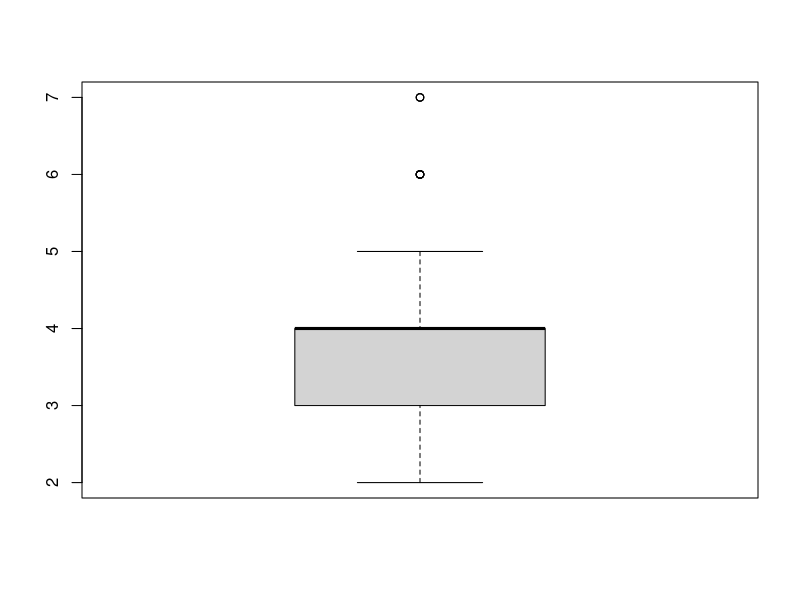
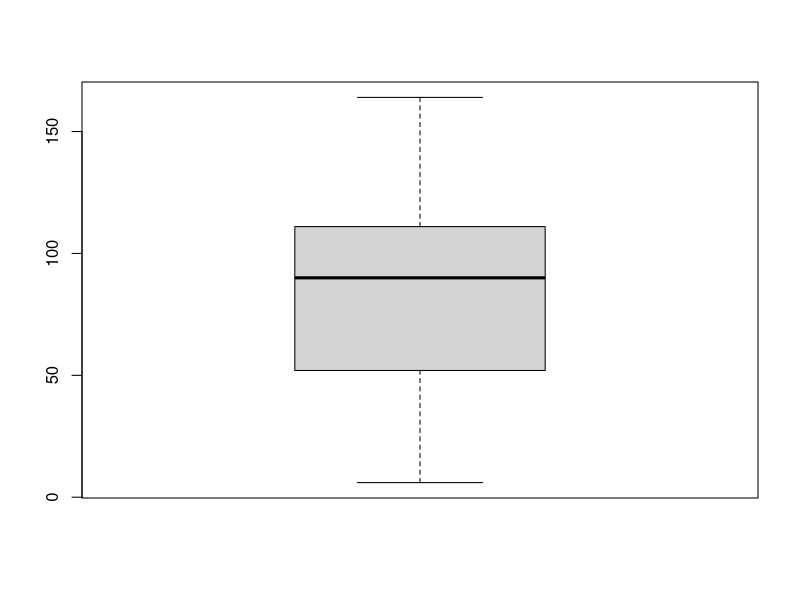
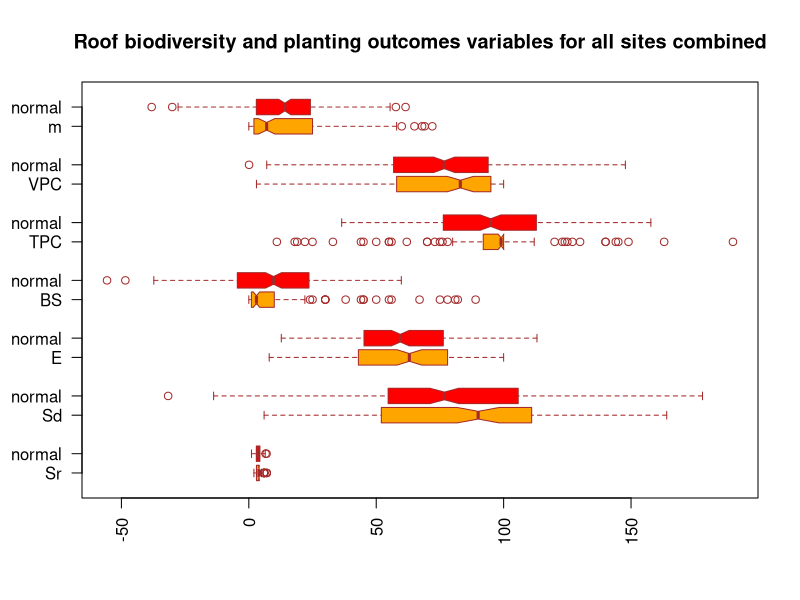

Recreate these plots in R, in order. (Note: this script raises an error after producing the figures.)
codebook <- read.csv("green_roof_plants_codebook.csv")
data <- read.csv("green_roof_plants_data.csv")
data <- data.frame(data)
attach(data)
#Use a table and boxplots to describe the roof biodiversity
#and planting outcomes variables for all sites combined
#(i.e. not grouped by year, climate type, or other variables), 
#considering measures of center and spread.

boxplot(species_richness)
quantile(species_richness, probs = c(0, 0.25, 0.50, 0.75, 1))
boxplot(shannon_diversity)
quantile(shannon_diversity)

#roof biodiversity variables
species_richness_norm <- rnorm(200, mean=mean(species_richness, na.rm = TRUE), sd = sd(species_richness, na.rm = TRUE))
shannon_diversity_norm <- rnorm(200, mean=mean(shannon_diversity, na.rm = TRUE), sd = sd(shannon_diversity, na.rm = TRUE))
evenness_norm <- rnorm(200, mean = mean(evenness, na.rm = TRUE), sd = sd(evenness, na.rm = TRUE))
#planting outcomes variables
bare_substrate_norm <- rnorm(200, mean = mean(bare_substrate, na.rm = TRUE), sd = sd(bare_substrate, na.rm = TRUE))
total_plant_cover_norm <- rnorm(200, mean = mean(total_plant_cover, na.rm = TRUE), sd = sd(total_plant_cover, na.rm = TRUE))
vascular_plant_cover_norm <- rnorm(200, mean = mean(vascular_plant_cover, na.rm = TRUE), sd = sd(vascular_plant_cover, na.rm = TRUE))
moss_norm <- rnorm(200, mean = mean(moss, na.rm = TRUE), sd = sd(moss, na.rm = TRUE))

boxplot(species_richness, species_richness_norm, shannon_diversity, shannon_diversity_norm, evenness, evenness_norm,
        bare_substrate, bare_substrate_norm, total_plant_cover, total_plant_cover_norm, vascular_plant_cover,
        vascular_plant_cover_norm, moss, moss_norm,
        main = "Roof biodiversity and planting outcomes variables for all sites combined", 
        at = c(1,2,4,5,7,8,10,11,13,14,16,17,19,20), 
        names = c("Sr", "normal", "Sd", "normal", "E", "normal", "BS", "normal",
                  "TPC", "normal", "VPC", "normal", "m", "normal"), 
        las = 2,
        col = c("orange", "red"),
        border = "brown",
        horizontal = TRUE,
        notch = TRUE)
legend("topright", c("Species richness(SR)", "Shannon Diversity (SD)", 
                     "Evenness (E)", "Bare Substrate (BS)", 
                     "Total Plant Cover (TPC)", "Vascular plant cover (VPC)", "moss (Moss)"),
                      border = "black", fill = c("orange"),
                      c("Normal"),
                      border = "black",
                      fill = c("red"))
legend("rightbottom", c("Normal, Normal distribution with the same mean and standard deviation"),
       border = "black", fill = c("red"))


#How do measurements of planting outcomes differ between years? 
#Note: due to data collection challenges, the specific plots cannot be assumed to be the same across years.

#In order to compare in one boxplot, i reshape the data and extract data per year per variable

bs_2016 <- bare_substrate[year == 2016] #bs is bare_substrate
bs_2017 <- bare_substrate[year == 2017]
tpc_2016 <- total_plant_cover[year == 2016] #tpc is total plant cover
tpc_2017 <- total_plant_cover[year == 2017]
vpc_2016 <- vascular_plant_cover[year == 2016] #vpc is vascular plant cover
vpc_2017 <- vascular_plant_cover[year == 2017]
moss_2016 <- moss[year == 2016]
moss_2017 <- moss[year == 2017]

boxplot(bs_2016, bs_2017, tpc_2016, tpc_2017, vpc_2016, vpc_2017, moss_2016, moss_2017,
        main = "Planting outcome variables for each year",
        at = c(1,2,4,5,7,8,10,11),
        names = c("BS 2016", "Bs 2017", 
                  "TPC 2016", "TPC 2017",
                  "VPC 2016", "VPC 2017",
                  "Moss 2016", "Moss 2017"),
        xlab = "year",
        col = c("orange", "orange", "red", "red", "blue", "blue", "green", "green"),
        border = "black")
legend("topright", c("Bare Substrate (BS)", "Total Plant Cover (TPC)", 
                     "Vascular plant cover (VPC)", "Moss (Moss)"),
       border = "black",
       fill = c("orange", "red", "blue", "green"))

boxplot(bare_substrate~year,
        data=data,
        main = "bare_substrate for each year",
        xlab = "Year",
        ylab = "Percenßtage of Bare substrate",
        col = "orange",
        border = "brown")

boxplot(bare_substrate~year, total_plant_cover~year, vascular_plant_cover~year, moss~year,
         main = "Planting outcome variables for each year",
         at = c(1,2,3,4),
         names = c("Bare substrate (%)", "Total plant cover (%)",
                   "Vascular plant cover (%)", "Moss cover ('%)",),
         xlab = "Year",
         col = c("orange", "red"),
         border = "black",
         fill = c("red")
         )

length(total_plant_cover[year == 2016])
length(total_plant_cover[year == 2017])
tpc_2016 <- na.omit(total_plant_cover[year == 2016])
tpc_2017 <- na.omit(total_plant_cover[year == 2017])
min_length <- min(length(tpc_2016), length(tpc_2017))
tpc_2016 <- tpc_2016[1:min_length]
tpc_2017 <- tpc_2017[1:min_length]
paired_wilcox <- wilcox.test(tpc_2017, tpc_2016, mu = 0, var.equal = TRUE, paired = TRUE, alternative = "two.sided" )
paired_wilcox

length(vascular_plant_cover[year == 2016])
length(vascular_plant_cover[year == 2017])
vpc_2016 <- na.omit(vascular_plant_cover[year == 2016])
vpc_2017 <- na.omit(vascular_plant_cover[year == 2017])
min_length <- min(length(vpc_2016), length(vpc_2017))
vpc_2016 <- vpc_2016[1:min_length]
vpc_2017 <- vpc_2017[1:min_length]
paired_wilcox <- wilcox.test(vpc_2017, vpc_2016, mu = 0, var.equal = TRUE, paired = TRUE, alternative = "two.sided")
paired_wilcox

length(moss[year == 2016])
length(moss[year == 2017])
moss_2016 <- na.omit(moss[year == 2016])
moss_2017 <- na.omit(moss[year == 2017])
min_length <- min(length(moss_2016), length(moss_2017))
moss_2016 <- moss_2016[1:min_length]
moss_2017 <- moss_2017[1:min_length]
paired_wilcox <- wilcox.test(moss_2017, moss_2016, mu = 0, var.equal = TRUE, paired = TRUE, alternative = "two.sided")
paired_wilcox


#How do measurements of roof biodiversity differ across both climate types (variable koppen_climate) and years?
